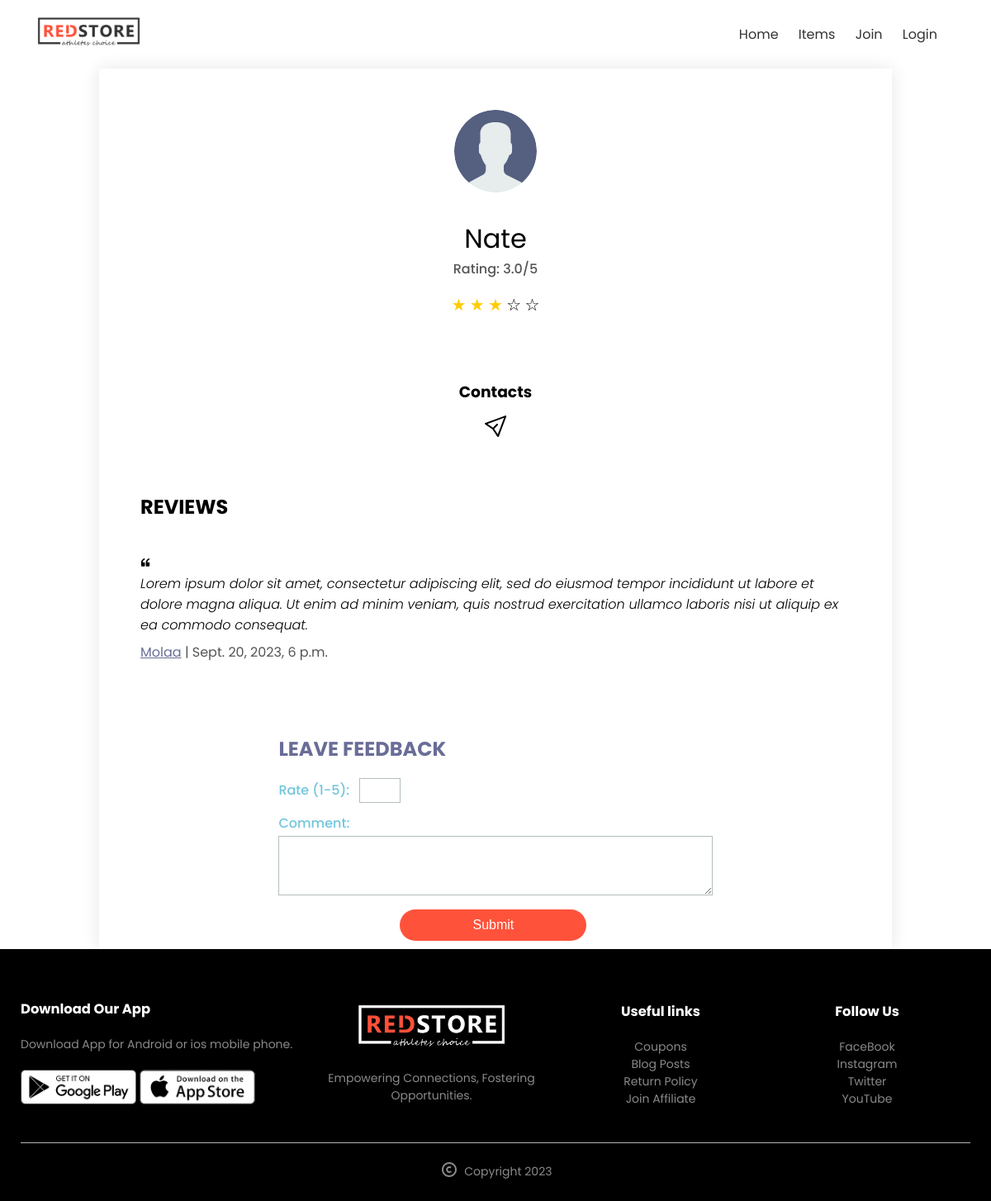
The page /profile/1 on the database as committed earlier.
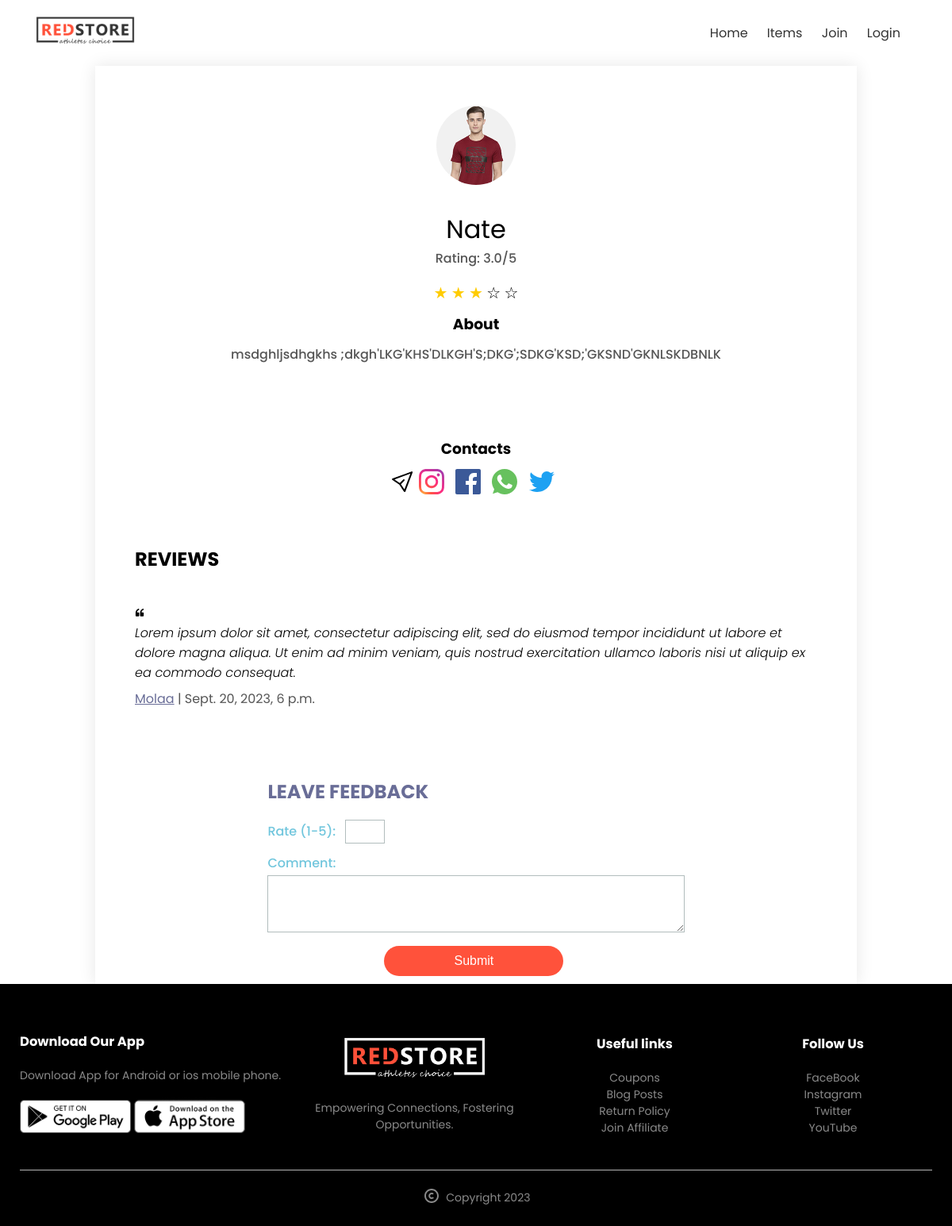
The same page on the database as committed later.
### core/models.py (models this page shows, shortened)
class User(AbstractUser):
    name = models.CharField(max_length=200, null=True)
    email = models.EmailField(unique=True, null=True)
    bio = models.TextField(null=True)
    avatar = models.ImageField(null=True, default="avatar.svg")
    instagram = models.CharField(max_length=50, blank=True)
    facebook = models.CharField(max_length=50, blank=True)
    whatsup = models.CharField(max_length=50, blank=True)
    twitter = models.CharField(max_length=50, blank=True)
    total_ratings = models.PositiveIntegerField(default=0)
    total_rating_points = models.PositiveIntegerField(default=0)
    USERNAME_FIELD = 'username'
    REQUIRED_FIELDS = ['email']
    def __str__(self):
        return self.name or self.username
    def calculate_average_rating(self):
        if self.total_ratings > 0:
            return self.total_rating_points / self.total_ratings
        else:
            return 0

### core/views.py (the view)
# urls.py: path('profile/<str:pk>', views.userProfile, name='profile'),
def userProfile(request, pk):
    user = User.objects.get(id=pk)
    comments = Comments.objects.filter(seller=user)
    context = {'user':user, 'comments':comments}
    return render(request, 'core/profile.html', context)

### core/templates/core/profile.html (shortened to what this page needs)
{% extends 'core/base.html' %}
{% block content %}
<div class="container profile">
	<img src="{{ user.avatar.url }}" alt="{{ user.name }}" class="profile-image">
	<div class="profile-info">
		<h1>{{ user }}</h1>
		<p>Rating: {{ user.calculate_average_rating }}/5</p>
		<div class="star-ratings">
            {% for i in "12345" %}
                {% if user.calculate_average_rating >= forloop.counter %}
                    {% if user.calculate_average_rating >= 4 %}
                        <span class="star-icon filled-green">★</span>
                    {% elif user.calculate_average_rating == 3 %}
                        <span class="star-icon filled-yellow">★</span>
                    {% else %}
                        <span class="star-icon filled-red">★</span>
                    {% endif %}
                {% else %}
                    <span class="star-icon">☆</span>
                {% endif %}
            {% endfor %}
		</div>
		{% if user.bio %}
		<h3>About</h3>
            <p>{{ user.bio }}</p>
        {% endif %}
	</div>
	<div class="social-links">
		<h3>Contacts</h3>
		{% if request.user != user %}
		<a href="{% url 'new-convo' user.id %}">
		</a>
		{% endif %}
		{% if user.instagram %}
			<a href="{{ user.instagram }}" class="social-icon">
			</a>
		{% endif %}
		{% if user.facebook %}
			<a href="{{ user.facebook }}" class="social-icon">
			</a>
		{% endif %}
		{% if user.whatsup %}
			<a href="{{ user.telegram }}" class="social-icon">
			</a>
		{% endif %}
		{% if user.twitter %}
			<a href="{{ user.twitter }}" class="social-icon">
			</a>
		{% endif %}
	</div>
	<div class="comments">
		<h2>Reviews</h2>
		{% if comments %}
			<ul>
				{% for comment in comments %}
				<div class="comment-box">
					<li style="font-style: italic">{{ comment.body }}</li>
					<a href="{% url 'profile' comment.created_by.id %}">
						<p><span style="color: #696d97;; text-decoration: underline;" onmouseover="this.style.color='red';" onmouseout="this.style.color='blue';">{{ comment.created_by }}</span> | {{ comment.created_at }}</p>
					</a>
				</div>
				{% endfor %}
			</ul>
		{% else %}
			<p>No comments available.</p>
		{% endif %}
	</div>
	{% if user != request.user %}
            <div class="rating-form">
                <h2>Leave Feedback</h2>
                <form method="post" action="{% url 'rate-comment' user.id %}">
                    <label for="rating">Rate (1-5):</label>
                    <input type="number" name="rating" min="1" max="5" required><br/>
                    <label for="comment" class="comment-form">Comment:</label>
                    <textarea id="comment" name="body" rows="4" cols="50"></textarea><br>
                    <button type="submit" class="btn">Submit</button>
                </form>
            </div>
    {% endif %}
</div>
{% endblock %}

Rows that differ between the two databases and show on the page:
changed User "Nate": avatar: picture added in place of a placeholder; bio (not shown) → "msdghljsdhgkhs ;dkgh'LKG'KHS'DLKGH'S;DKG';SDKG'KSD;'GKSND'GKNLSKDBNLK"; instagram empty → "S;KFHLASK" (drawn); facebook empty → ";SDKF;KD" (drawn); whatsup empty → "knlsdknf" (drawn); twitter empty → "s.dkfldk" (drawn)
Other text that changed with them:
text now shown: "About"
